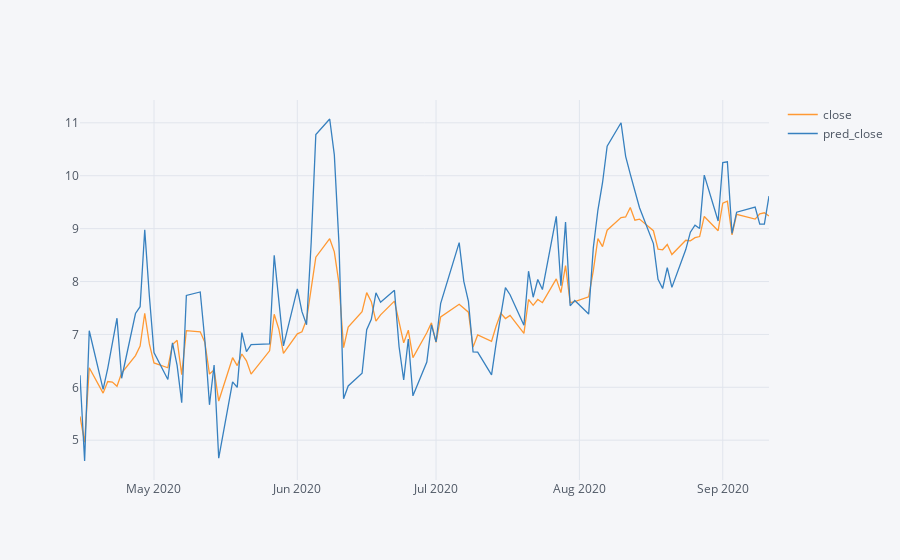

Notebook code for this chart:
### Code cell
df_test[['close', 'pred_close']].iplot()
